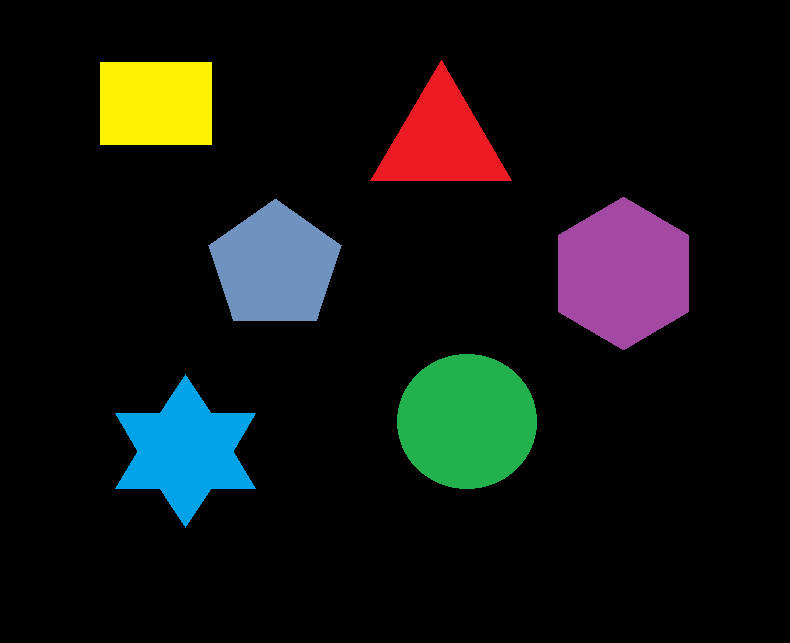
%> input picture hw9/code/shape.png, 790 x 643 px
$ octave hw9_3.m   (GNU Octave 9; MATLAB toolbox functions it lacks are replaced by stand-ins)
%> lines starting %> are read from the running program, lines starting %| are printed output that depends on the picture; in (x1, y1, x2, y2) boxes, pixels count from 0 and x2, y2 are one past the last pixel; in counts of white or black regions, pixels touching at a corner belong together; the program's own positions count from 1
%%hw 9_3
clear ;clc; close all;


im = imread('shape.png');
%> im is the input picture: size 643x790x3 uint8; mean R, G, B 17, 19, 17
im  = im2double(im);
%> im: size 643x790x3 double
r = im(:,:,1);
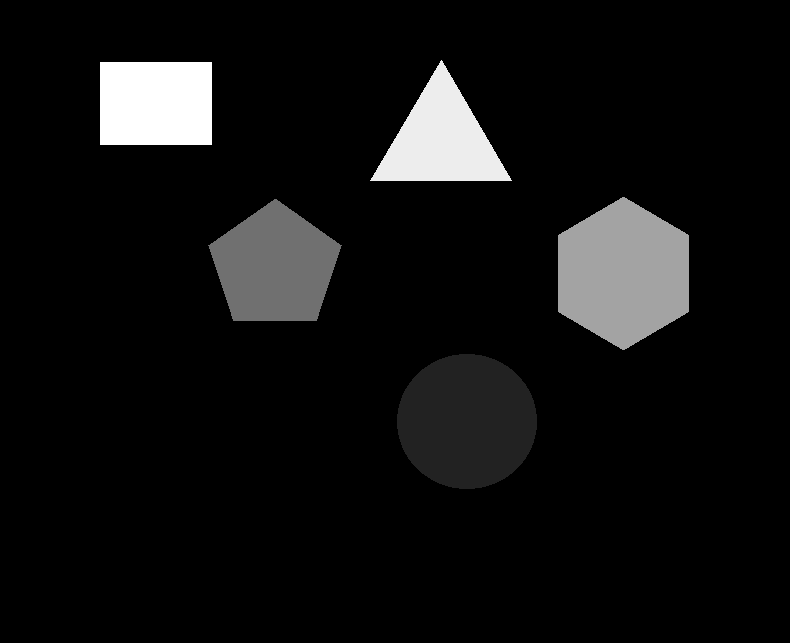
%> r: size 643x790 double; min 0, max 1, mean 0.0668
g = im(:,:,2);
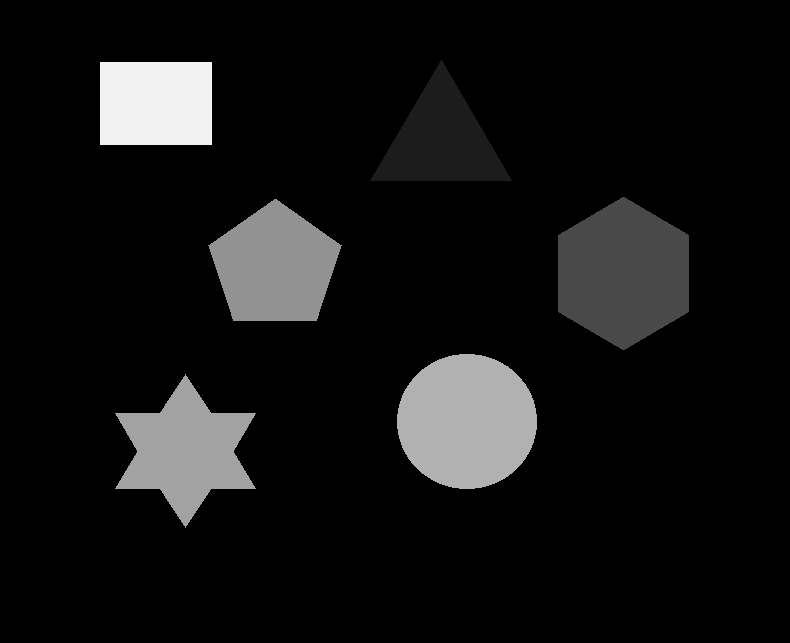
%> g: size 643x790 double; min 0, max 0.949, mean 0.0745
b = im(:,:,3);
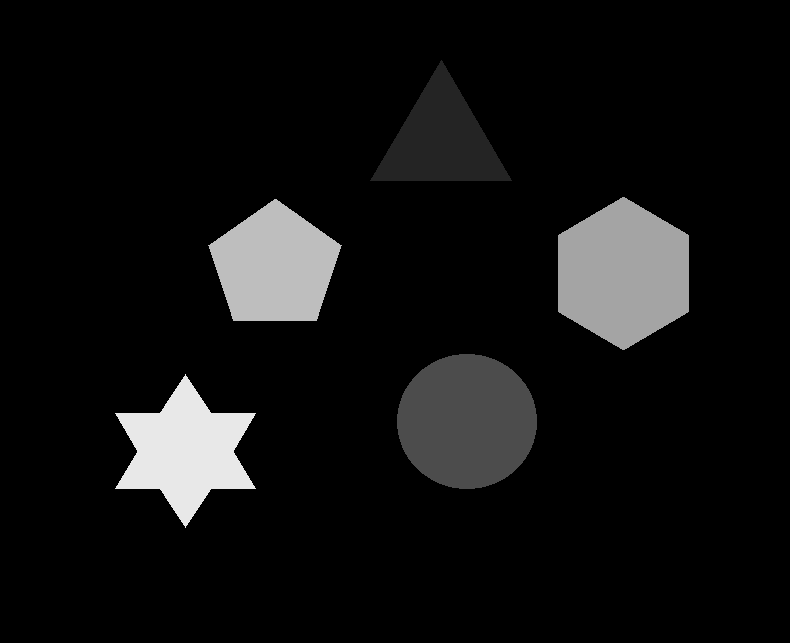
%> b: size 643x790 double; min 0, max 0.91, mean 0.0665
[m,n] = size(r);
%> m = 643; n = 790

gr_im = rgb2gray(im);
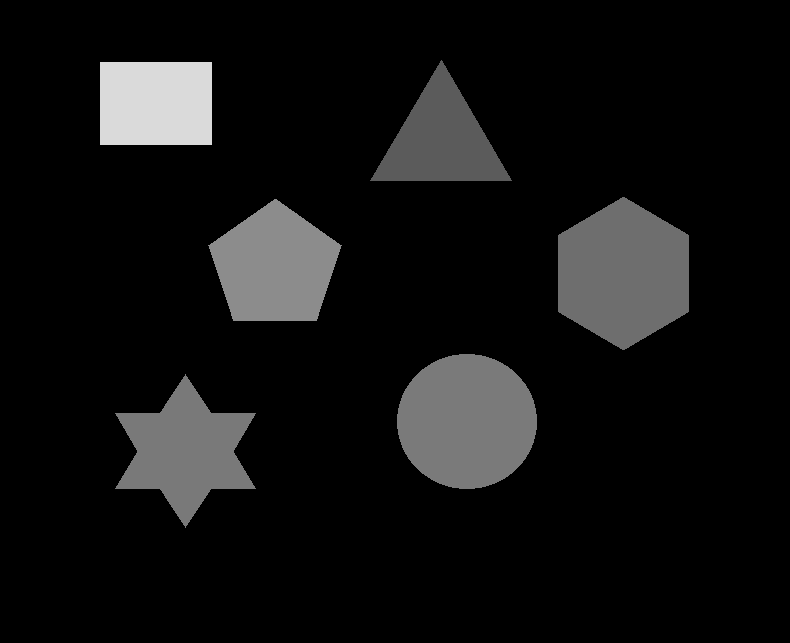
%> gr_im: size 643x790 double; min 0, max 0.856, mean 0.0713
imbw = im2bw(gr_im , 0.05);
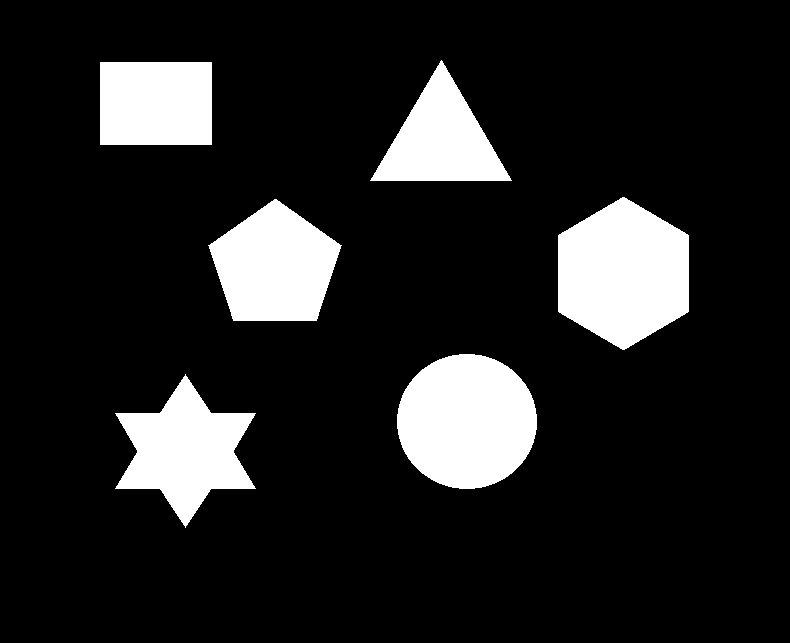
%> imbw: size 643x790 logical; 13.8% white; 6 white regions, box (x1, y1, x2, y2) and area: (558, 197, 689, 350) 15111, (397, 354, 537, 489) 14839, (208, 199, 342, 321) 11296, (115, 374, 256, 528) 11022, (100, 62, 212, 145) 9296, (370, 60, 512, 181) 8640

imgCell = cell(1,6);
index   = cell(1,6);

Conn = bwconncomp(imbw);
%> Conn = 6 connected components
for i=1:Conn.NumObjects
    im = zeros(m,n);
    index{i} = Conn.PixelIdxList{i};
    im(index{i}) = gr_im(index{i});
    im = cast(im,'logical');
    imgCell{i} = im;
    rr = zeros(m,n);
    gg = zeros(m,n);
    bb = zeros(m,n);
    rr(index{i}) = r(index{i});
    gg(index{i}) = g(index{i});
    bb(index{i}) = b(index{i});
    imgTemp = cat(3,rr,gg,bb);
    subplot(2,3,i);imshow(imgTemp,[]);title(['Shape ',num2str(i)]);
end
%> this loop made 6 passes
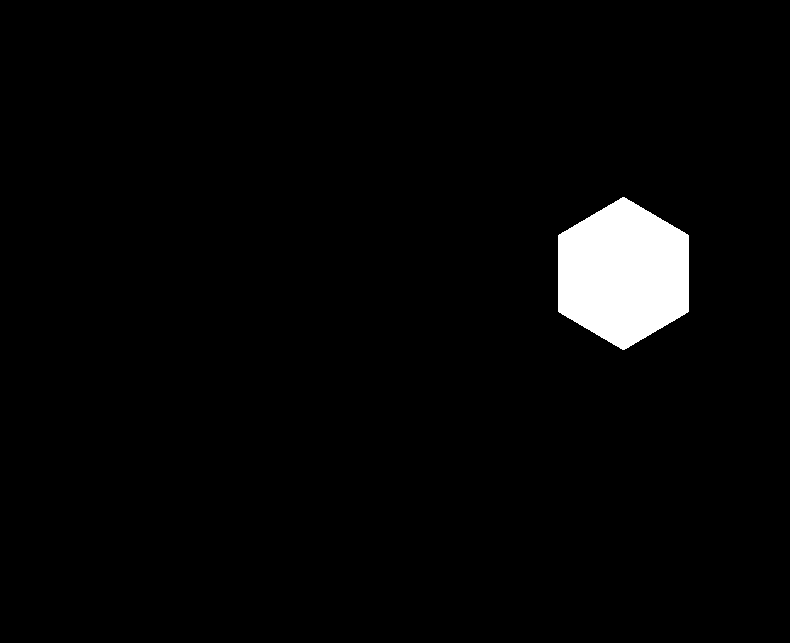
%> bb: size 643x790 double; values 0 (black) and 0.643 (white), 3% white; 1 white region, box (x1, y1, x2, y2) and area: (558, 197, 689, 350) 15111
%> after the loop, imgCell = 6 items; index = 6 items
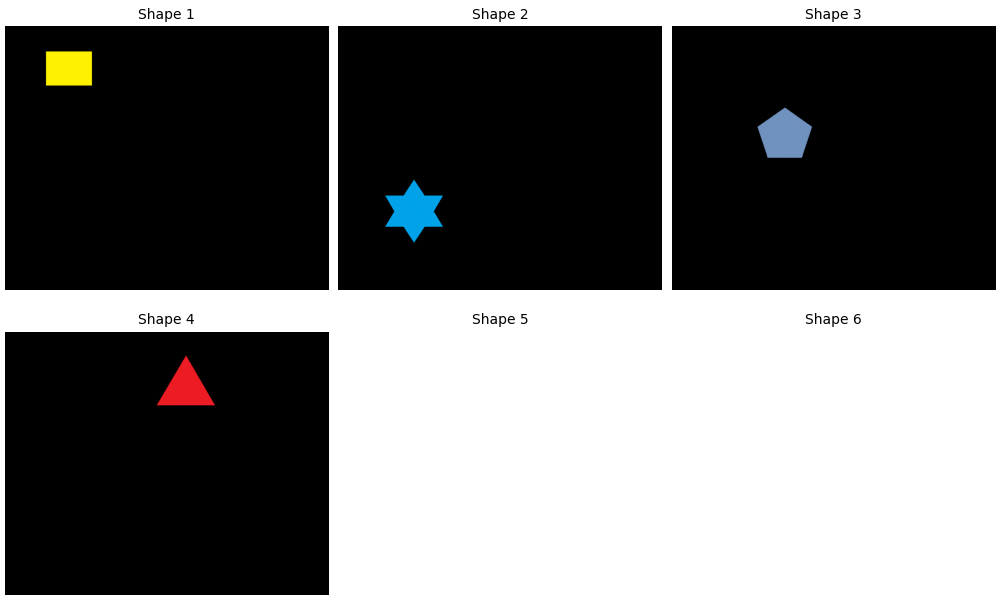
%> figure redrawn from the program's plot data, 6 panels


s  = regionprops(imbw,'centroid');
%> s = 6 regions; Centroid: [156.5 104], [186 451.5], [275.5 266.9], [441.7 141], [467.5 422], [624 274]
%> (the run ends here)
